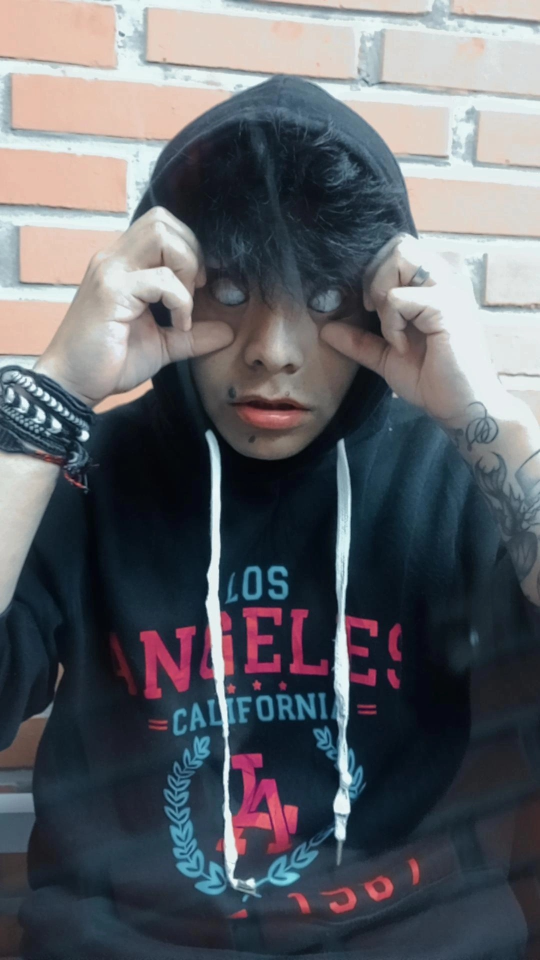
#> input picture Parcial-1/yo.png, 1080 x 1920 px (shown at 1/2 size)
$ jupyter execute --allow-errors primer_momento_e.ipynb
#> lines starting #> are read from the running program, lines starting #| are printed output that depends on the picture
# Ejercicio 1.
Genera una imagen semejante a una diana de tiro al blanco como se aprecia en la imagen a continuación

[cell 1]
import numpy as np
import matplotlib.pyplot as plt

casilla = 100
filas = 8
columnas = 8
tamano_x = columnas * casilla
tamano_y = filas * casilla

imagen = np.ones((tamano_y, tamano_x), dtype=np.uint8) * 255

for fila in range(filas):
    for col in range(columnas):
        # Calculamos donde empieza y termina cada casilla en pixeles
        y_ini = fila * casilla
        y_fin = y_ini + casilla
        x_ini = col * casilla
        x_fin = x_ini + casilla

        if (fila + col) % 2 != 0:
            imagen[y_ini:y_fin, x_ini:x_fin] = 0

plt.figure(figsize=(6,6))
plt.imshow(imagen, cmap='gray')
plt.title("Tablero de Ajedrez")
plt.show()
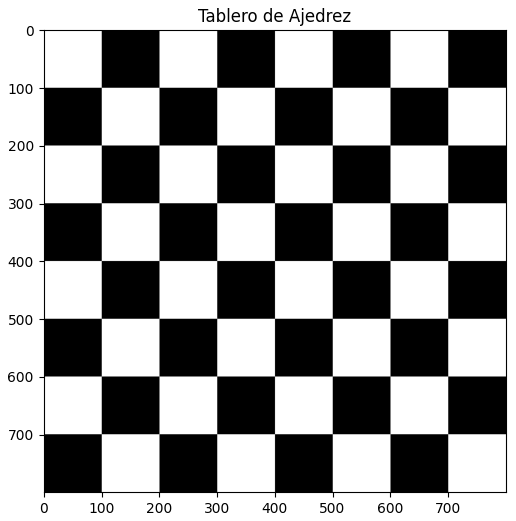
#> figure drawn by matplotlib, 1 panel

# Ejercicio 2.
Genera la imagen tal cual se muestra acontinuación, tomar en cuenta el tamaño

[cell 2]
import numpy as np
import matplotlib.pyplot as plt

casilla = 100
filas = 7
columnas = 7

tamano_x = columnas * casilla
tamano_y = filas * casilla
imagen = np.zeros((tamano_y, tamano_x, 3), dtype=np.uint8)

colores = [
    [64, 125, 36],
    [44, 26, 244],
    [113, 24, 123],
    [222, 51, 35],
    [233, 168, 62],
    [252, 254, 89],
    [255, 255, 255]
]

for fila in range(filas):
    for col in range(columnas):
        y_ini = fila * casilla
        y_fin = y_ini + casilla
        x_ini = col * casilla
        x_fin = x_ini + casilla

        color_idx = (fila + col) % len(colores)
        imagen[y_ini:y_fin, x_ini:x_fin] = colores[color_idx]

plt.figure(figsize=(6,6))
plt.imshow(imagen)
plt.title("bandera")
plt.show()
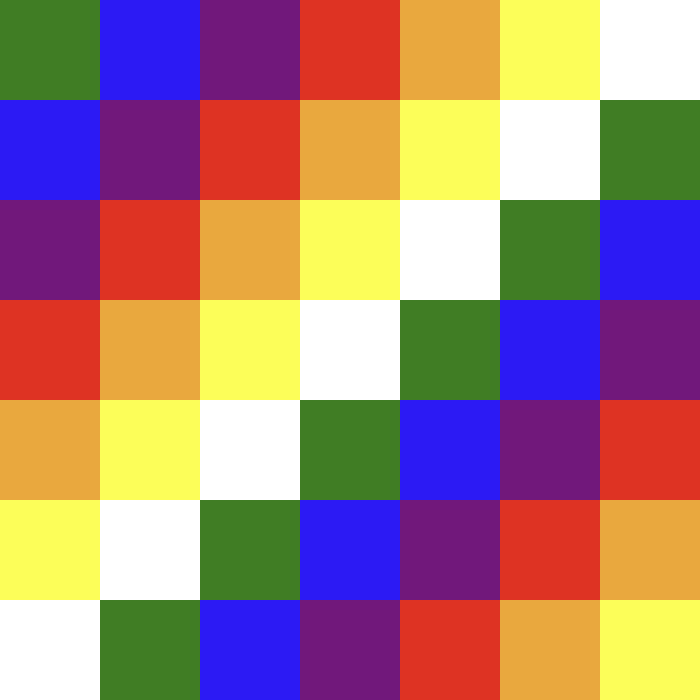
#> shown: shape (700, 700, 3); mean R, G, B 169, 129, 120.6

# Ejercicio 3.
Tomando en cuenta la imagen1.jpg elige un punto de interés al azar (funcion randomica), solariza y posteriza la imagen, realiza un tratamiento de umbralización(el de preferencia), mezcla tecnicas y obtiene un filtro artistico,lista todas las imágenes con sus correspondientes titulos, guarda todas las imágenes resultantes con sus nombres.

[cell 3]
import cv2
import numpy as np
import matplotlib.pyplot as plt
import random

def posterizar(imagen,niveles):
    factor_escala=255/niveles
    img_pos=np.round(imagen/factor_escala)*factor_escala
    return img_pos.astype(np.uint8)

def solarizar(imagen, umbral):
    imagen_sol = np.where(imagen < umbral, imagen, 255 - imagen)
    return imagen_sol


img = cv2.imread('imagen1.jpg')
#> (the rest of this cell did not finish here and is left out)

# Ejercicio 4.
Genera un avatar, basandote en una imagen tuya que usaste en practicas anteriores, este avatar debe tener filtros y/o umbralizaciones.
Guarda la imagen

[cell 4]
import numpy as np
import cv2
import matplotlib.pyplot as plt

img = np.zeros((600, 400, 3), dtype=np.uint8)

img[:, :] = [100, 120, 180]

img[350:600, 50:350] = [20, 20, 20]

img[80:400, 80:320] = [15, 15, 15]

img[150:380, 130:270] = [120, 150, 190]
img[220:250, 160:190] = [240, 240, 240]
img[220:250, 210:240] = [240, 240, 240]

img[280:310, 195:205] = [80, 100, 130]
img[330:345, 175:225] = [80, 85, 180]
img[300:310, 160:170] = [10, 10, 10]
img[110:170, 140:260] = [5, 5, 5]
img[140:200, 180:220] = [5, 5, 5]

img[430:460, 120:280] = [50, 50, 200]

img[400:425, 170:230] = [180, 130, 70]
img[465:485, 140:260] = [180, 130, 70]


img[350:550, 155:160] = [220, 220, 220]
img[350:520, 240:245] = [220, 220, 220]

img[380:450, 0:60] = [30, 30, 30]
img[410:480, 340:400] = [100, 100, 100]

cv2.imwrite("avatar.jpg", img)
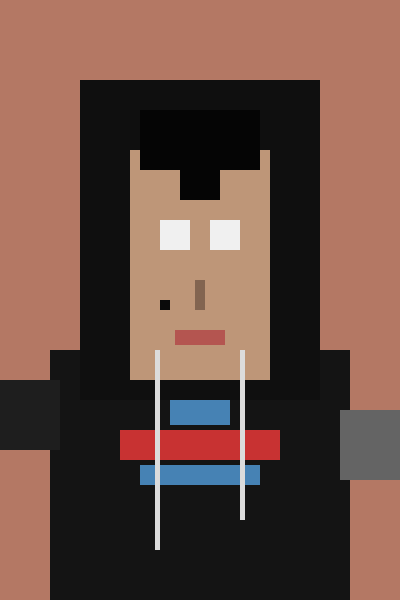
#> saved as avatar.jpg: shape (600, 400, 3); mean B, G, R 68.3, 78.5, 108.3


img_yo = cv2.imread('yo.png')
#> img_yo is the input picture: shape (1920, 1080, 3); mean B, G, R 104.6, 98.8, 95.8


# Umbralizacion Binaria Inversa
_,umbral_binaria_inv=cv2.threshold(img,127,255,cv2.THRESH_BINARY_INV)

plt.figure(figsize=(12, 8))


plt.subplot(1, 3, 1)
plt.title('Imagen Original')
plt.imshow(cv2.cvtColor(img_yo, cv2.COLOR_BGR2RGB))

plt.subplot(1, 3, 2)
plt.title("Avatar")
plt.imshow(cv2.cvtColor(img, cv2.COLOR_BGR2RGB))
plt.subplot(1, 3, 3)
plt.title("Umbralizacion")
plt.imshow(cv2.cvtColor(umbral_binaria_inv, cv2.COLOR_BGR2RGB))

plt.tight_layout()
plt.show()
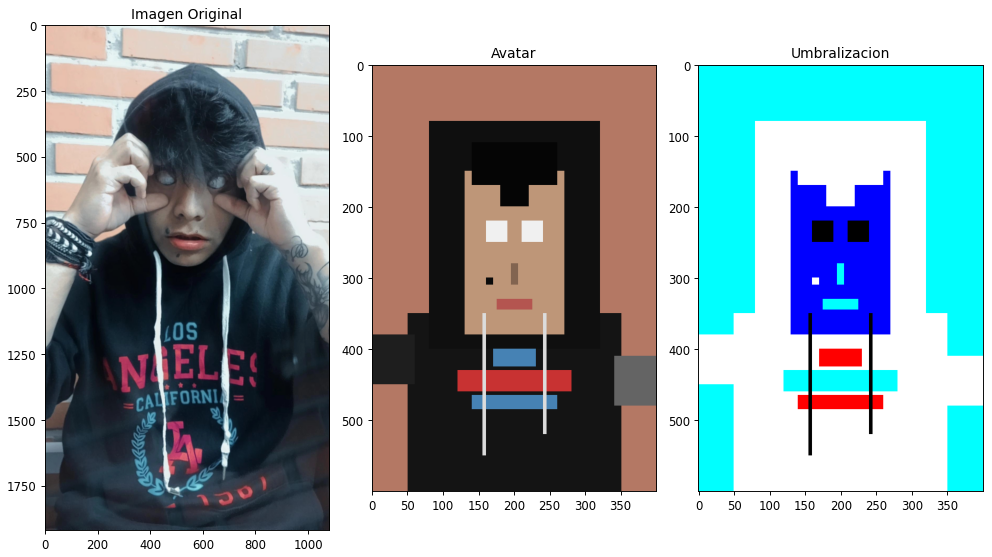
#> figure drawn by matplotlib, 3 panels
